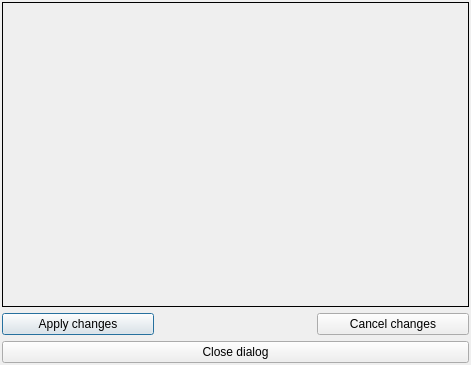
<?xml version="1.0" encoding="UTF-8"?>
<ui version="4.0">
 <class>DialogProperties</class>
 <widget class="QDialog" name="DialogProperties">
  <property name="geometry">
   <rect>
    <x>0</x>
    <y>0</y>
    <width>471</width>
    <height>365</height>
   </rect>
  </property>
  <property name="maximumSize">
   <size>
    <width>700</width>
    <height>16777215</height>
   </size>
  </property>
  <property name="windowTitle">
   <string>Module's properties</string>
  </property>
  <layout class="QGridLayout" name="gridLayout">
   <property name="sizeConstraint">
    <enum>QLayout::SetMaximumSize</enum>
   </property>
   <property name="margin">
    <number>2</number>
   </property>
   <item row="2" column="0">
    <widget class="QPushButton" name="btnApply">
     <property name="toolTip">
      <string>Apply properties changes.</string>
     </property>
     <property name="text">
      <string>Apply changes</string>
     </property>
    </widget>
   </item>
   <item row="0" column="0" colspan="3">
    <widget class="QScrollArea" name="AreaProperties">
     <property name="frameShape">
      <enum>QFrame::Box</enum>
     </property>
     <property name="frameShadow">
      <enum>QFrame::Plain</enum>
     </property>
     <property name="lineWidth">
      <number>1</number>
     </property>
     <property name="widgetResizable">
      <bool>true</bool>
     </property>
     <widget class="QWidget" name="scrollAreaWidgetContents">
      <property name="geometry">
       <rect>
        <x>0</x>
        <y>0</y>
        <width>465</width>
        <height>301</height>
       </rect>
      </property>
      <layout class="QGridLayout" name="Properties"/>
     </widget>
    </widget>
   </item>
   <item row="2" column="2">
    <widget class="QPushButton" name="btnCancel">
     <property name="toolTip">
      <string>Discart properties changes.</string>
     </property>
     <property name="text">
      <string>Cancel changes</string>
     </property>
    </widget>
   </item>
   <item row="3" column="0" colspan="3">
    <widget class="QPushButton" name="btnClose">
     <property name="toolTip">
      <string>Close dialog without apllying any unapplied changes.</string>
     </property>
     <property name="text">
      <string>Close dialog</string>
     </property>
    </widget>
   </item>
  </layout>
 </widget>
 <resources/>
 <connections/>
</ui>
